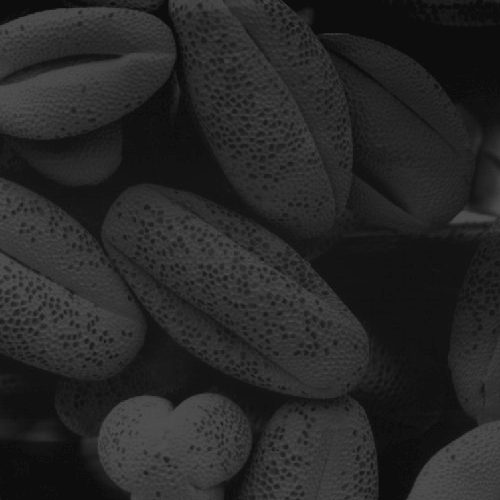
#> input picture a1images/a1images/shells.tif, 500 x 500 px
$ jupyter execute Q5.ipynb
#> lines starting #> are read from the running program, lines starting #| are printed output that depends on the picture
### Loading the image

[cell 1]
import cv2 as cv
import numpy as np
import matplotlib.pyplot as plt

# Load the image
image = cv.imread('a1images/a1images/shells.tif')
#> image is the input picture: shape (500, 500, 3); min 13, max 83, mean 38.7

fig, ax = plt.subplots(1, 1, figsize=(6, 8))
ax.imshow(cv.cvtColor(image, cv.COLOR_BGR2RGB))
ax.xaxis.set_ticks_position('top')
plt.show()

### Histogram equalization

[cell 2]
# Step 1: Calculate the histogram of the original image
hist, bins = np.histogram(image.flatten(), 256, [0, 256])
#> hist = 256 values, max 53154 at index 13, min 0 at index 0, mean 2929.7; bins = 257 values from 0 to 256

# Step 2: Compute the cumulative distribution function (CDF)
cdf = hist.cumsum()
#> cdf = 256 values from 0 to 750000

# Normalize the CDF for visualization (Optional)
cdf_normalized = cdf * hist.max() / cdf.max()
#> cdf_normalized = 256 values from 0 to 53154

# Step 3: Mask CDF values where the CDF is 0 and normalize the rest
cdf_m = np.ma.masked_equal(cdf, 0)  # Mask pixels where CDF is 0
cdf_m = (cdf_m - cdf_m.min()) * 255 / (cdf_m.max() - cdf_m.min())  # Normalize to 0-255 range
cdf = np.ma.filled(cdf_m, 0).astype('uint8')  # Fill the masked values with 0 and convert to uint8
#> cdf = 256 values from 0 to 255

# Step 4: Use the CDF to remap pixel values in the original image
equalized_image = cdf[image]
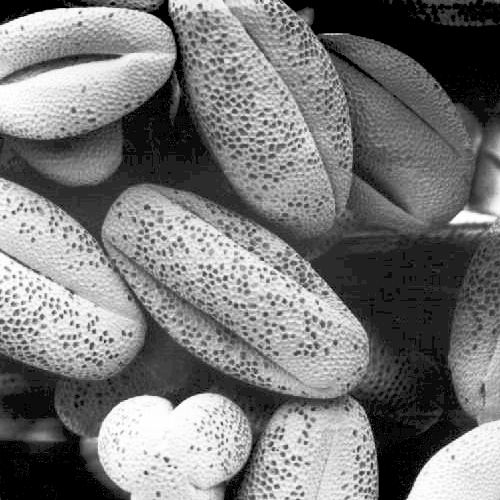
#> equalized_image: shape (500, 500, 3); min 0, max 255, mean 120.9

# Step 5: Calculate the histogram of the equalized image
equalized_hist, bins = np.histogram(equalized_image.flatten(), 256, [0, 256])
#> equalized_hist = 256 values, max 54960 at index 0, min 0 at index 1, mean 2929.7

# Step 6: Plot the results
plt.figure(figsize=(12, 8))

# Original Image
plt.subplot(2, 2, 1)
plt.title('Original Image')
plt.imshow(image, cmap='gray')
plt.axis('off')

# Original Histogram
plt.subplot(2, 2, 2)
plt.title('Original Histogram')
plt.plot(hist, color='black')
plt.fill_between(range(256), hist, color='black', alpha=0.3)

# Equalized Image
plt.subplot(2, 2, 3)
plt.title('Equalized Image')
plt.imshow(equalized_image, cmap='gray')
plt.axis('off')

# Equalized Histogram
plt.subplot(2, 2, 4)
plt.title('Equalized Histogram')
plt.plot(equalized_hist, color='black')
plt.fill_between(range(256), equalized_hist, color='black', alpha=0.3)

# Display all plots
plt.tight_layout()
plt.show()
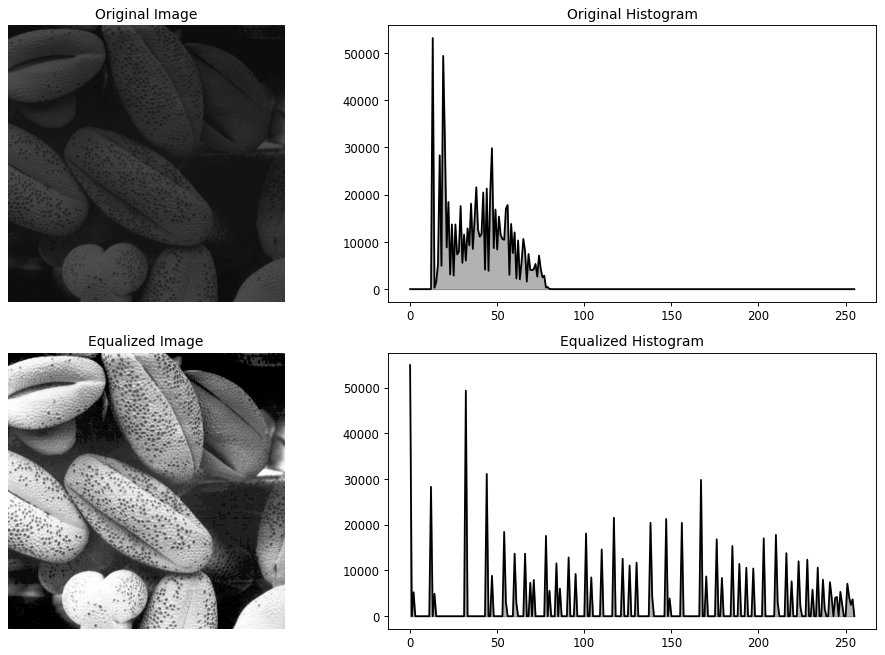
#> figure drawn by matplotlib, 4 panels; panel 2: curve peaks at x = 13, y = 53154; panel 4: curve peaks at x = 0, y = 54960
